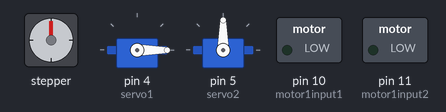
The sketch below on a simulated Arduino Uno, built with avr-gcc and run on an emulated ATmega328P. Parts: stepper motor, 2 × servo, switched loads named in the sketch (green lamp = pin HIGH). Wiring (inferred from the names in the program): stepper motor driver (200 steps per turn assumed): step pin 3; direction pin 2. What the sketch prints to the serial monitor is not drawn.

Above: at 2.4 s.
At 3.4 s:
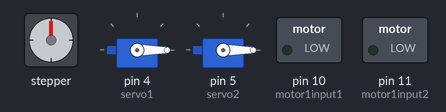
Timing chart, 0 to 40.0 s (numbered marks = the images above):
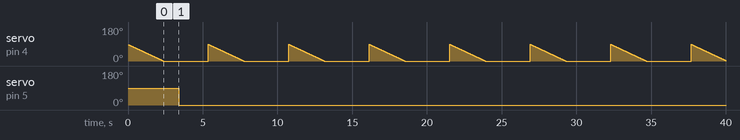

Measured:
- by itself, servo on pin 4 (servo1): ramps from 90° to 0° and jumps back, once every 5.4 s
- by itself, servo on pin 5 (servo2): 90° → 0° at 3.4 s

The sketch:

dc_stepper_servo_motorsinterface.ino
```cpp
#include<Servo.h>
#include<AccelStepper.h>

Servo servo1;
Servo servo2;

#define dirPin 2
#define stepPin 3
#define motorInterfaceType 1

//#define Right1  6
//#define Right2  7
//#define Left1   8
//#define Left2   9

//Define all the input pins of the motor driver
const int motor1input1=10;
const int motor1input2=11;

//void servo1on();//void servo1off();//void servo2on();//void servo2off();//void stepperon();//void stepperoff();//void dc1on();//void dc1off();

AccelStepper stepper = AccelStepper(motorInterfaceType, stepPin, dirPin);

void setup() {

  servo1.attach(4);
  servo2.attach(5);
  Serial.begin(9600);
  pinMode(stepPin, OUTPUT);
  pinMode(dirPin, OUTPUT);

  //Set all the pin as OUTPUT
  pinMode(motor1input1,OUTPUT);
  pinMode(motor1input2,OUTPUT);

//  pinMode(Right1,OUTPUT);
//  pinMode(Right2,OUTPUT);
//  pinMode(Left1,OUTPUT);
//  pinMode(Left2,OUTPUT);

  // Set the maximum speed and acceleration:
  stepper.setMaxSpeed(100);
  stepper.setAcceleration(15);

  int servo1on,servo2on,stepperon,dc1on;
}

void loop() {
  if(servo1on==1)
  {
    servo1on();
  }
  else
  {
    servo1off();
  }
  if(servo2on==1)
  {
    servo2on();
  }
  else
  {
    servo2off();
  }
  if(stepperon==1)
  {
    stepperon();
  }
  else
  {
    stepperoff();
  }
  if(dc1on==1)
  {
    dc1on();
  }
  else
  {
    dc1off();
  }

}

void servo1on()
{
    for(int i=0;i<=90;i++)
  {
    servo1.write(i);
    Serial.println("clockwise");
    Serial.println("angle is:");
    Serial.println(i);
  }
  delay(1000);
}
void servo1off()
{
  for(int j=90;j>=0;j--)
  {
    servo1.write(j);
    Serial.println("clockwise");
    Serial.println("angle is:");
    Serial.println(j);
  }
  delay(1000);
}

void servo2on()
{
    servo2.write(90);
    delay(1000);
    Serial.println("angle is:90");
}
void servo2off()
{
    servo2.write(0);
    delay(1000);
    Serial.println("angle is:0");
}
void stepperon()
{
    // Set the target position:
  stepper.moveTo(90);
  // Run to target position with set speed and acceleration/deceleration:
  stepper.runToPosition();

  delay(1000);
}

void stepperoff()
{
    // Move back to zero
    stepper.moveTo(0);
    stepper.runToPosition();

    delay(1000);

}

void dc1on()
{
  digitalWrite(motor1input1,HIGH);
   //Turn first motor in clockwise direction
  digitalWrite(motor1input2,LOW);
}

void dc1off()
{
  digitalWrite(motor1input1,LOW);
  digitalWrite(motor1input2,LOW);
}

//void Forward(){
//       digitalWrite(Right1, HIGH);
//      digitalWrite(Right2, LOW);
//      digitalWrite(Left1, HIGH);
//      digitalWrite(Left2, LOW);
//}
//
//void Backward(){
//       digitalWrite(Right1, LOW);
//      digitalWrite(Right2, HIGH);
//      digitalWrite(Left1, LOW);
//      digitalWrite(Left2, HIGH);
//}
//
//void Stop(){
//       digitalWrite(Right1, LOW);
//      digitalWrite(Right2, LOW);
//      digitalWrite(Left1, LOW);
//      digitalWrite(Left2, LOW);
//}
//
//void Right(){
//       digitalWrite(Right1, LOW);
//      digitalWrite(Right2, LOW);
//      digitalWrite(Left1, HIGH);
//      digitalWrite(Left2, HIGH);
//}
```
